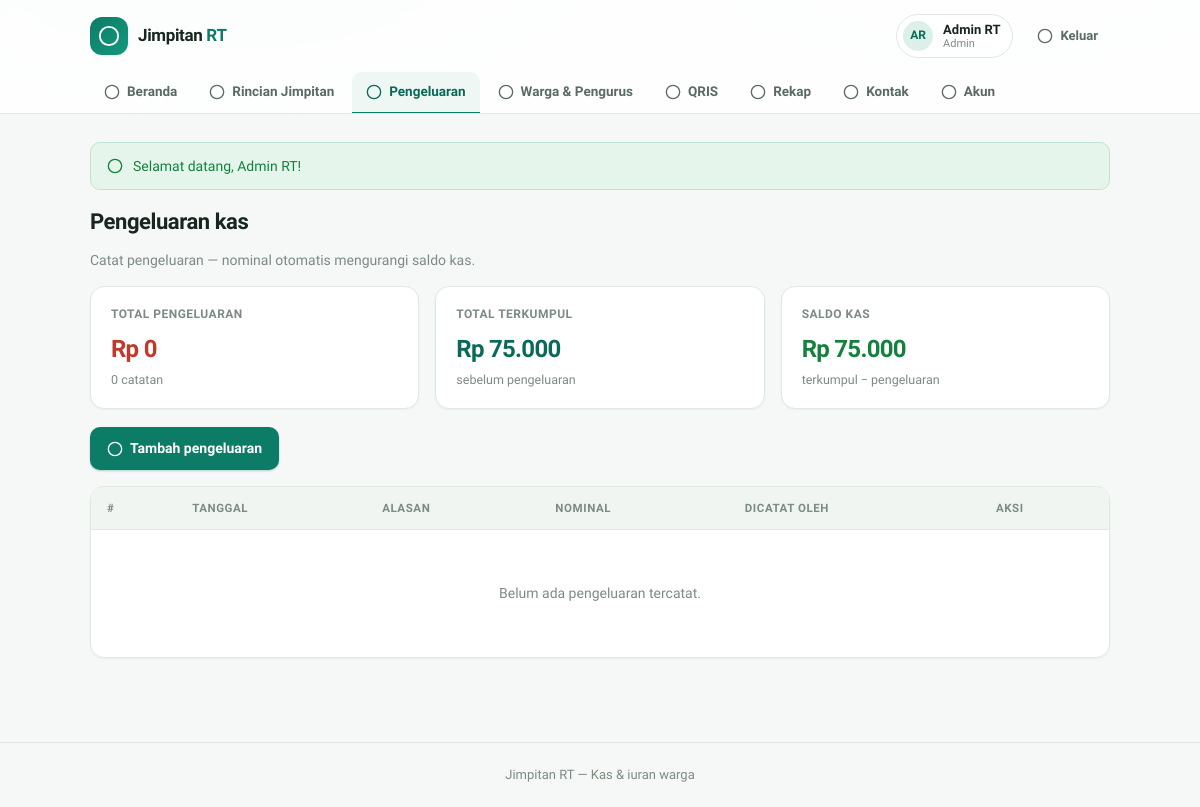
Screenshot of /dashboard.php?view=pengeluaran (signed in) with the database file from the repository.
### tables this page shows
CREATE TABLE `users` (
  `id`            BIGINT UNSIGNED NOT NULL AUTO_INCREMENT,
  `username`      VARCHAR(30)  NOT NULL COMMENT 'Username login',
  `name`          VARCHAR(255) NOT NULL COMMENT 'Nama lengkap',
  `role`          ENUM('admin','pengurus','warga') NOT NULL DEFAULT 'warga',
  `password_hash` VARCHAR(255) NOT NULL COMMENT 'Hash bcrypt (seed awal plaintext, di-upgrade otomatis)',
  `created_at`    TIMESTAMP NOT NULL DEFAULT CURRENT_TIMESTAMP,
  PRIMARY KEY (`id`),
  UNIQUE KEY `uq_username` (`username`)
);

### includes/db.php (called while the page is built, shortened)
<?php
function db(): PDO
{
    static $pdo = null;
    if ($pdo !== null) {
        return $pdo;
    }
    $dsn = 'mysql:host=' . DB_HOST . ';dbname=' . DB_NAME . ';charset=utf8mb4';
    try {
        $pdo = new PDO($dsn, DB_USER, DB_PASS, [
            PDO::ATTR_ERRMODE => PDO::ERRMODE_EXCEPTION,
            PDO::ATTR_DEFAULT_FETCH_MODE => PDO::FETCH_ASSOC,
            PDO::ATTR_EMULATE_PREPARES => false,
        ]);
    } catch (PDOException $e) {
        if ($e->getCode() === '1049' || strpos($e->getMessage(), 'Unknown database') !== false) {
            http_response_code(500);
            $base = rtrim(dirname($_SERVER['SCRIPT_NAME'] ?? '/'), '/\\');
            echo '<!doctype html><html lang="id"><head><meta charset="utf-8"><title>Database belum siap</title>'
                . '<link rel="stylesheet" href="' . $base . '/assets/style.css"></head><body>'
                . '<main class="container page" style="max-width:560px;padding-top:64px">'
                . '<div class="card card-pad" style="text-align:center">'
                . '<div class="empty-icon">!</div>'
                . '<h1 class="h2" style="margin-top:12px">Database belum dibuat</h1>'
                . '<p class="muted">Database <code>' . htmlspecialchars(DB_NAME) . '</code> belum ada di MySQL. '
                . 'Jalankan <a href="' . $base . '/setup.php">setup.php</a> sekali saja, atau import '
                . '<code>jimpitan.sql</code> lewat phpMyAdmin.</p>'
                . '<a class="btn btn-primary" href="' . $base . '/setup.php">Buka setup.php</a>'
                . '</div></main></body></html>';
            exit;
        }
        throw $e;
    }
    return $pdo;
}

### includes/auth.php (called while the page is built, shortened)
<?php
require_once __DIR__ . '/functions.php';
function current_user(): ?array
{
    $stmt = db()->prepare('SELECT * FROM users WHERE id = ?');
    $stmt->execute([(int) $_SESSION['user_id']]);
    $user = $stmt->fetch();
    return $user;
}
function require_login(): array
{
    $user = current_user();
    return $user;
}

### includes/functions.php (called while the page is built, shortened)
<?php
require_once __DIR__ . '/db.php';
function e(?string $s): string
{
    return htmlspecialchars((string) $s, ENT_QUOTES, 'UTF-8');
}
function initials(?string $name): string
{
    $parts = array_values(array_filter(preg_split('/\s+/', trim((string) $name)) ?: []));
    $first = mb_substr($parts[0], 0, 1);
    $last = count($parts) > 1 ? mb_substr(end($parts), 0, 1) : '';
    return mb_strtoupper($first . $last);
}
function flash_get(): array
{
    $f = $_SESSION['flash'] ?? [];
    return $f;
}

### includes/layout.php (the view, shortened to what this page needs)
<?php
require_once __DIR__ . '/auth.php';
function svg_icon(string $name, int $size = 18): string
{
    $body = $icons[$name] ?? '<circle cx="12" cy="12" r="10"/>';
    return '<svg class="icon" width="' . $size . '" height="' . $size . '" viewBox="0 0 24 24" fill="none" '
        . 'stroke="currentColor" stroke-width="2" stroke-linecap="round" stroke-linejoin="round" aria-hidden="true">'
        . $body . '</svg>';
}
function nav_items(string $role): array
{
    $all = [
        'beranda'     => ['Beranda', 'home', ['admin', 'pengurus', 'warga']],
        'jimpitan'    => ['Rincian Jimpitan', 'calendar', ['admin', 'pengurus', 'warga']],
        'pengeluaran' => ['Pengeluaran', 'wallet', ['admin', 'pengurus', 'warga']],
        'warga'       => ['Warga & Pengurus', 'users', ['admin']],
        'qris'        => ['QRIS', 'qr', ['admin', 'pengurus', 'warga']],
        'rekap'       => ['Rekap', 'db', ['admin', 'pengurus']],
        'kontak'      => ['Kontak', 'phone', ['admin', 'pengurus', 'warga']],
        'akun'        => ['Akun', 'user', ['admin', 'pengurus', 'warga']],
    ];
    $items = [];
    foreach ($all as $key => [$label, $icon, $roles]) {
        if (in_array($role, $roles, true)) {
            $items[$key] = [$label, $icon];
        }
    }
    return $items;
}
function render_header(array $user, string $active): void
{
    $items = nav_items($user['role']);
    $roleLabel = ['admin' => 'Admin', 'pengurus' => 'Pengurus', 'warga' => 'Warga'];
    echo '<header class="topbar">';
    echo '<div class="container topbar-inner">';
    echo '<a class="brand" href="dashboard.php"><span class="brand-mark">' . svg_icon('coins', 22) . '</span>'
        . '<span class="brand-text">Jimpitan <strong>RT</strong></span></a>';
    echo '<div class="topbar-right">';
    echo '<span class="user-chip"><span class="avatar">' . e(initials($user['name'])) . '</span>'
        . '<span class="user-meta"><span class="user-name">' . e($user['name']) . '</span>'
        . '<span class="user-role">' . e($roleLabel[$user['role']] ?? $user['role']) . '</span></span></span>';
    echo '<a class="btn btn-ghost btn-sm" href="logout.php">' . svg_icon('logout', 16) . 'Keluar</a>';
    echo '</div></div>';
    echo '<nav class="container nav-tabs" aria-label="Menu utama">';
    foreach ($items as $key => [$label, $icon]) {
        $cls = $key === $active ? ' nav-tab-active' : '';
        echo '<a class="nav-tab' . $cls . '" href="dashboard.php?view=' . $key . '">' . svg_icon($icon, 16) . $label . '</a>';
    }
    echo '</nav>';
    echo '</header>';
}
function page_top(string $title, ?array $user = null, ?string $active = null): void
{
    echo '<!doctype html><html lang="id"><head><meta charset="utf-8">'
        . '<meta name="viewport" content="width=device-width, initial-scale=1">'
        . '<title>' . e($title) . ' — ' . APP_NAME . '</title>'
        . '<link rel="preconnect" href="https://fonts.googleapis.com">'
        . '<link rel="preconnect" href="https://fonts.gstatic.com" crossorigin>'
        . '<link rel="stylesheet" href="https://fonts.googleapis.com/css2?family=Plus+Jakarta+Sans:wght@400;500;600;700;800&display=swap">'
        . '<link rel="stylesheet" href="assets/style.css">'
        . '</head><body><div class="glow-bg" aria-hidden="true"></div>';
    if ($user) {
        render_header($user, $active);
    }
    echo '<main class="container page">';
    foreach (flash_get() as $f) {
        echo '<div class="flash flash-' . e($f['type']) . '"><span class="flash-icon">'
            . svg_icon($f['type'] === 'success' ? 'check' : 'alert', 16) . '</span>'
            . e($f['msg']) . '</div>';
    }
}
function page_bottom(): void
{
    echo '</main>';
    echo '<footer class="footer"><div class="container">' . APP_NAME . ' — ' . APP_TAGLINE . '</div></footer>';
    echo '</body></html>';
}
function stat_card(string $label, string $value, string $sub = '', string $tone = ''): string
{
    return '<div class="card stat-card' . ($tone ? ' stat-' . $tone : '') . '">'
        . '<p class="stat-label">' . e($label) . '</p>'
        . '<p class="stat-value">' . $value . '</p>'
        . ($sub !== '' ? '<p class="stat-sub">' . $sub . '</p>' : '')
        . '</div>';
}
function section_title(string $title, string $desc = ''): string
{
    return '<div class="section-head"><h1 class="h2">' . e($title) . '</h1>'
        . ($desc !== '' ? '<p class="muted">' . e($desc) . '</p>' : '') . '</div>';
}

### rows the page displays
users: name "AR", name "Admin RT", role "Admin"

### other values shown
$label "Beranda"
$label "Rincian Jimpitan"
$label "Pengeluaran"
$label "Warga & Pengurus"
$label "QRIS"
$label "Rekap"
$label "Kontak"
$label "Akun"
$f['msg'] "Selamat datang, Admin RT!"
$title "Pengeluaran kas"
$desc "Catat pengeluaran — nominal otomatis mengurangi saldo kas."
$label "TOTAL PENGELUARAN TOTAL TERKUMPUL SALDO KAS"
$value "Rp 0 Rp 75.000 Rp 75.000"
$sub "0 catatan sebelum pengeluaran terkumpul − pengeluaran"
APP_NAME "Jimpitan RT"
